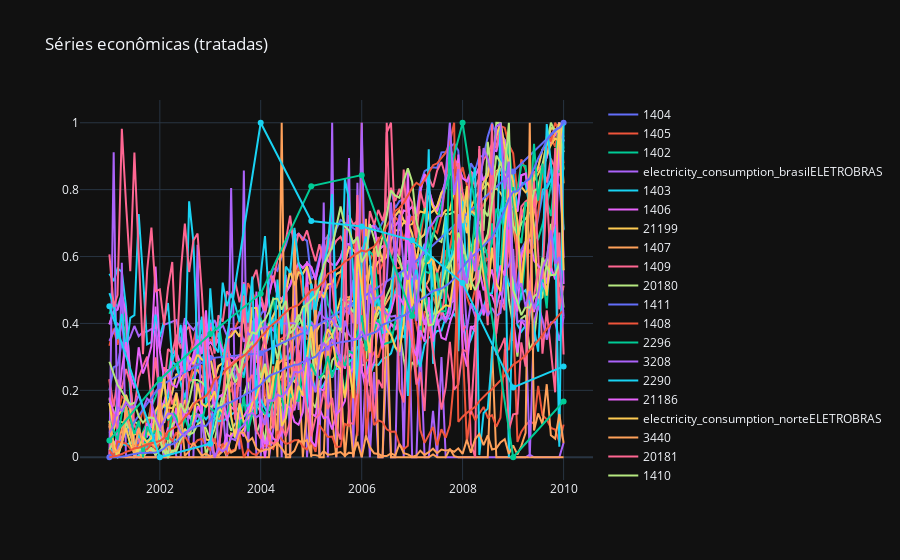

Notebook code cell kept with this figure:
### Code cell
data = []
for i in range(len(list_to_dtw)):
    x = list_to_dtw[i]['date']
    y = normalize_list_numpy(list_to_dtw[i][list_to_dtw[i].columns[-1]])
    code = analysis_dfs.code.tolist()[i]
    trace = go.Scatter(x = x, y = y, name = code)
    data.append(trace)

layout = go.Layout(title = 'Séries econômicas (tratadas)',
                   xaxis = dict(type = 'date'),
                   template  = 'plotly_dark')
fig = go.Figure(data=data, layout=layout)
pyo.iplot(fig, filename = './series_tratadas.html',config=dict(showLink = False))
